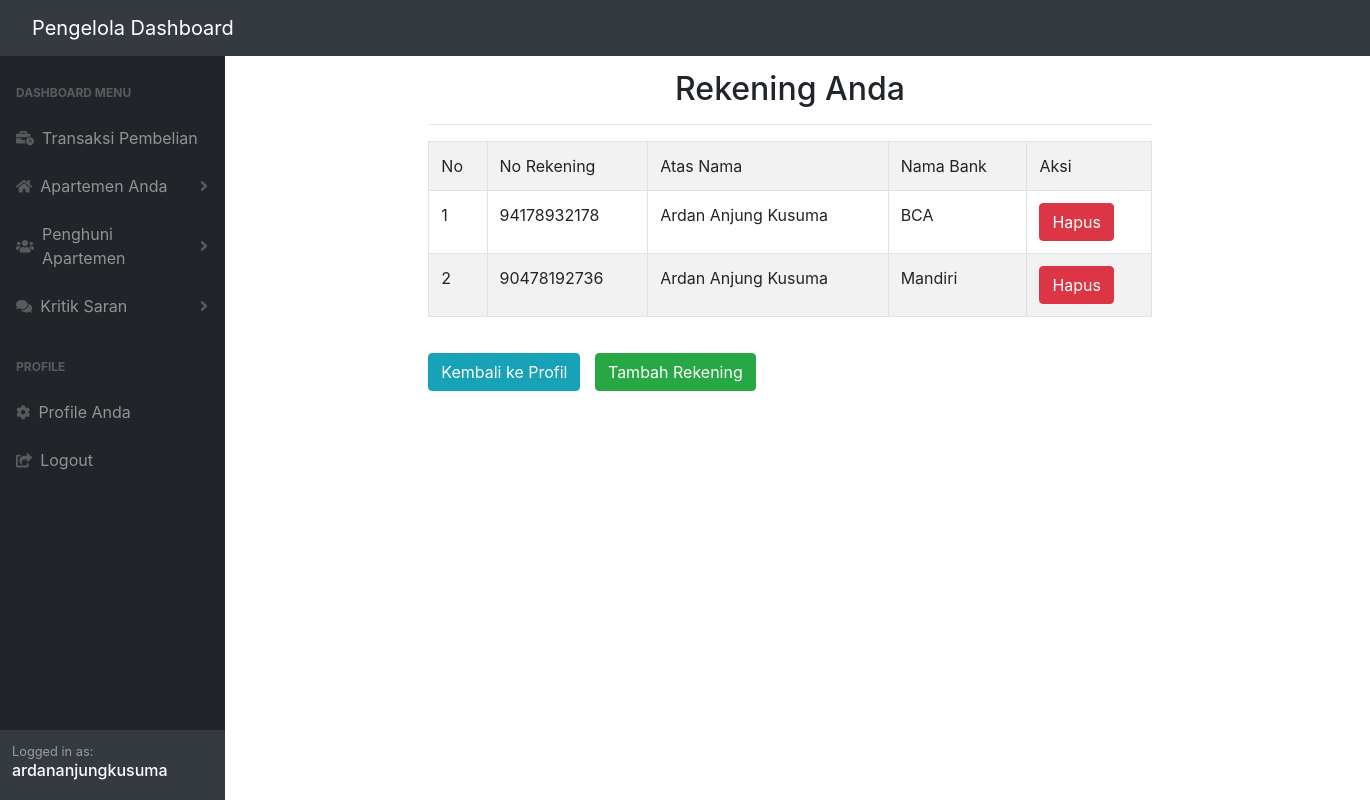
The page /rekening-pengelola.php (signed in) on the database its author committed.
### tables this page shows
CREATE TABLE `pengelola_apartemen` (
  `id_pengelola` int(11) NOT NULL,
  `nama` varchar(255) NOT NULL,
  `no_telpon` varchar(255) NOT NULL,
  `jenis_kelamin` varchar(255) NOT NULL,
  `email` varchar(255) NOT NULL,
  `username` varchar(255) NOT NULL,
  `password` varchar(255) NOT NULL,
  `gambar_identitas` text NOT NULL,
  `status_pengelola` varchar(255) NOT NULL DEFAULT 'Belum Terverifikasi'
);

CREATE TABLE `rekening_bank` (
  `id_rekening` int(11) NOT NULL,
  `id_pengelola` int(11) NOT NULL,
  `nama_bank` varchar(25) NOT NULL,
  `nama_pemilik` varchar(60) NOT NULL,
  `no_rek` varchar(90) NOT NULL
);

### rekening-pengelola.php (the view, shortened to what this page needs)
<?php
include 'connection.php';
if ($_SESSION['status_login'] == 'pengelola_login') {
    $username = $_SESSION['usernameOrEmail'];
    include 'header-pengelola-dashboard.php';
?>
    <div class="container" style="padding: 20px; margin: 10 px auto; margin-left: 220px; margin-right: auto;margin-top:50px;">
        <div class="row">
            <?php
            $queryGetProfile = "select * from pengelola_apartemen where username = '$username' OR email = '$username'";
            $executeProfile = mysqli_query($connect, $queryGetProfile);
            while ($profile = mysqli_fetch_array($executeProfile)) {
            ?>
                <div class="col-md-8" style="margin: 0 auto;">
                    <center>
                        <h2>Rekening Anda</h2>
                        <hr>
                    </center>
                    <?php
                    $idPengelola = $profile['id_pengelola'];
                    $queryGetRekening = "SELECT * FROM rekening_bank WHERE id_pengelola = $idPengelola";
                    $executeRekening = mysqli_query($connect, $queryGetRekening);
                    $checkRekening = mysqli_num_rows($executeRekening);
                    if ($checkRekening) {
                        $no = 1;
                    ?>
                        <table class="table table-striped table-bordered">
                            <tr>
                                <td>No</td>
                                <td>No Rekening</td>
                                <td>Atas Nama</td>
                                <td>Nama Bank</td>
                                <td>Aksi</td>
                            </tr>
                            <?php
                            while ($rekening = mysqli_fetch_array($executeRekening)) {
                            ?>
                                <tr>
                                    <td><?= $no ?></td>
                                    <td><?= $rekening['no_rek'] ?></td>
                                    <td><?= $rekening['nama_pemilik'] ?></td>
                                    <td><?= $rekening['nama_bank'] ?></td>
                                    <td><a href="rekening-pengelola.php?id_hapos=<?= $rekening['id_rekening'] ?>" type="hapus" onclick="return confirm('Apakah anda ingin menghapus rekening ini?');" class="btn btn-danger" name="hapus" id="hapus">Hapus</a></td>
                                </tr>
                            <?php
                                $no++;
                            }
                            ?>
                        </table>
                    <?php
                    } else {
                    ?>
                        Maaf Anda Belum Menambah Daftar Rekening.<br>
                    <?php
                    }
                    ?>
                    <a href="profil-pengelola.php" class="btn btn-info" style="margin-top: 20px;">Kembali ke Profil</a>
                    <a href="tambah-rekening-pengelola.php" class="btn btn-success" style="margin-top: 20px;margin-left:10px">Tambah Rekening</a>
                </div>
        </div>
<?php
            }
        } else { ?>
<script>
    window.location = 'login-pengelola.php';
</script>
<?php
        }
?>
</html>

### rows shown on the page
rekening_bank: no_rek "94178932178", nama_pemilik "Ardan Anjung Kusuma", nama_bank "BCA"
rekening_bank: no_rek "90478192736", nama_pemilik "Ardan Anjung Kusuma", nama_bank "Mandiri"

### other values the page prints
$_SESSION['usernameOrEmail'] "ardananjungkusuma"
